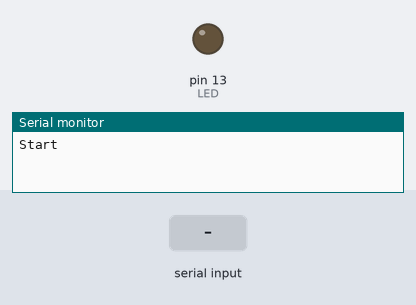
This sketch was run on a simulated Arduino Uno, built with avr-gcc and run on an emulated ATmega328P. Parts: output pins drawn as LEDs (lit = HIGH), the last lines printed to the serial monitor. The test bench sets the inputs (shaded band).

Above: at 1.2 s.
1.3 s: "y" received over Serial
At 2.3 s:
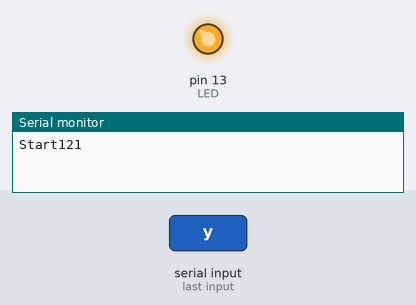
2.8 s: "n" received over Serial
At 3.4 s:
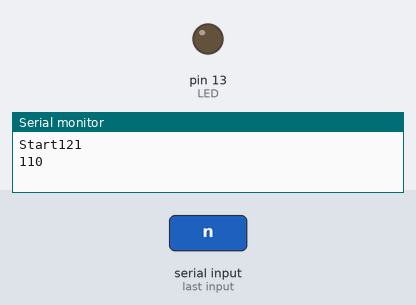
Timing chart, 0 to 5.8 s (numbered marks = the images above; inputs shaded):
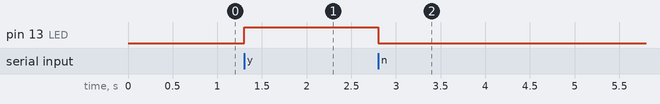

The sketch:

serial_light.ino
```cpp
#define LED 13

void setup() {
  Serial.begin(9600);
  Serial.print("\r\nStart");


  pinMode(LED, OUTPUT);
  // Turn it off for now.
  digitalWrite(LED, LOW);
}

int incomingByte = 0;
void loop() {
  // Check if there's a serial message waiting.
  if (Serial.available() > 0) {
    // If there is, read the incoming byte.
    incomingByte = Serial.read();
    if (incomingByte == 'y') {
      digitalWrite(LED, HIGH);
    } else if (incomingByte == 'n') {
      digitalWrite(LED, LOW);
    }
    Serial.println(incomingByte);
  }
}
```

Measured:
- after the input at 1.3 s, pin 13 (LED): LOW → HIGH at once
- after the input at 2.8 s, pin 13 (LED): HIGH → LOW at once
